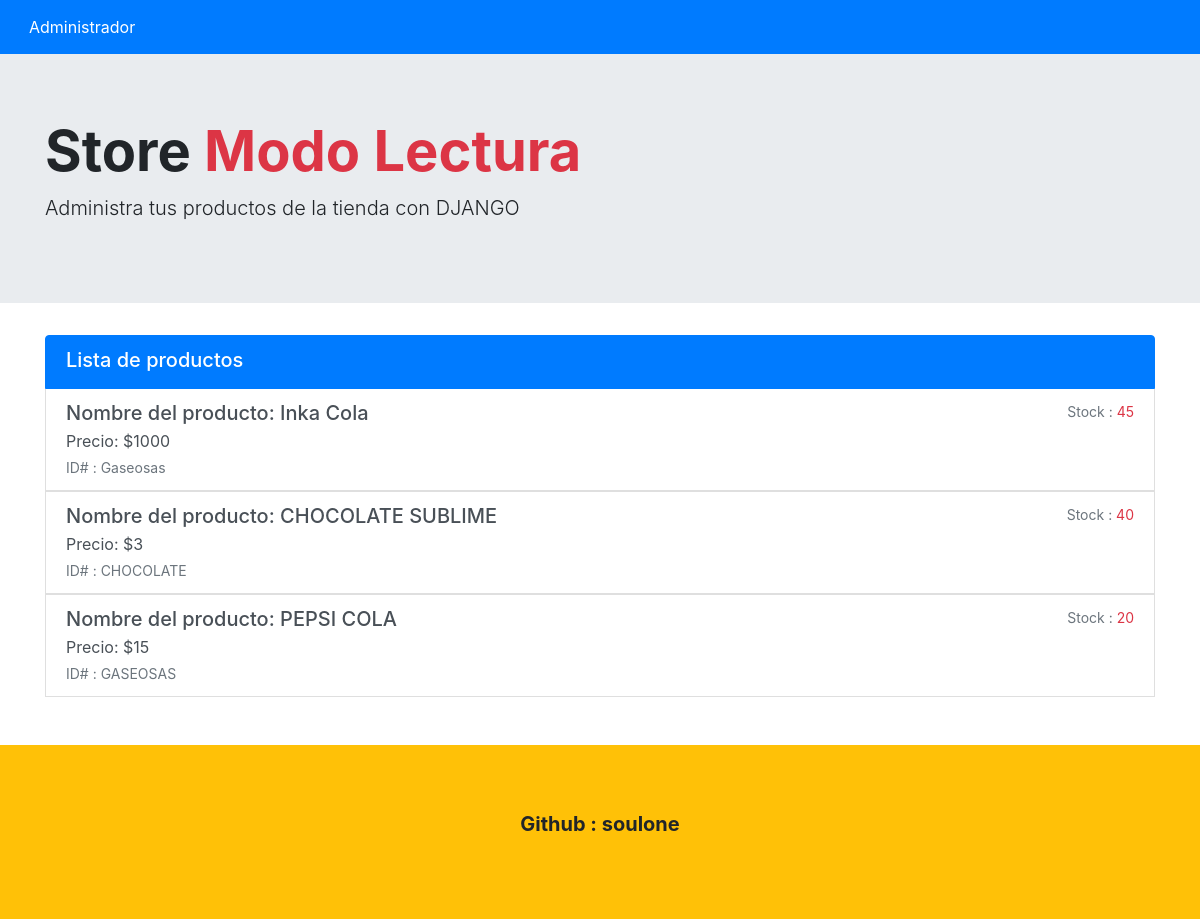
The page / on the database its author committed.
### productos/models.py (models this page shows)
class Producto(models.Model):
    id_producto = models.AutoField(primary_key=True)
    id_categoria = models.TextField()
    nombre_producto = models.TextField(max_length=50)
    precio_producto = models.IntegerField()
    stock = models.IntegerField()

### productos/views.py (the view)
# urls.py: path('',views.index, name = 'index'),
def index(request):
    productos = Producto.objects.all()
    return render(request, 'productos/index.html',{'productos':productos})

### productos/templates/productos/index.html (shortened to what this page needs)
<html>
    {% load bootstrap4 %}
    {% bootstrap_css %}
  <body>
<nav class="navbar navbar-light bg-primary">
        <a class="btn btn-primary" href="../admin">Administrador</a>
      </nav>
        <div class="jumbotron jumbotron-fluid">
                <div class="container">
                  <h1 class="display-4 font-weight-bold">Store <span class="text-danger">Modo Lectura</span></h1>
                  <p class="lead">Administra tus productos de la tienda con DJANGO</p>
                </div>
              </div>
    <div class="container shadow-nonep-3 mb-5  rounded">
            <ul class="list-group  ">
                    <a href="#" class="list-group-item list-group-item-action active">
                            <div class="d-flex w-100 justify-content-between">
                              <h5 class="mb-1">Lista de productos</h5>
                            </div>
                          </a>
              {% for producto in productos %}
              <a href="#" class="list-group-item list-group-item-action">
                    <div class="d-flex w-100 justify-content-between">
                      <h5 class="mb-1">Nombre del producto: {{ producto.nombre_producto }}</h5>
                      <small class="text-muted">Stock : <span class="text-danger">{{producto.stock}}</span></small>
                    </div>
                    <p class="mb-1">Precio: ${{producto.precio_producto}}</p>
                    <small class="text-muted">ID# : {{producto.id_categoria}}</small>
                  </a>
              {% endfor %}
            </ul>
    </div>
    <div class="jumbotron jumbotron-fluid m-0 bg-warning">
            <div class="container d-flex justify-content-around">
              <p class="lead font-weight-bold">Github : soulone </p>
            </div>
          </div>
  </body>
</html>

### rows shown on the page
Producto: nombre_producto "Inka Cola", stock "45", precio_producto "1000", id_categoria "Gaseosas"
Producto: nombre_producto "CHOCOLATE SUBLIME", stock "40", precio_producto "3", id_categoria "CHOCOLATE"
Producto: nombre_producto "PEPSI COLA", stock "20", precio_producto "15", id_categoria "GASEOSAS"
